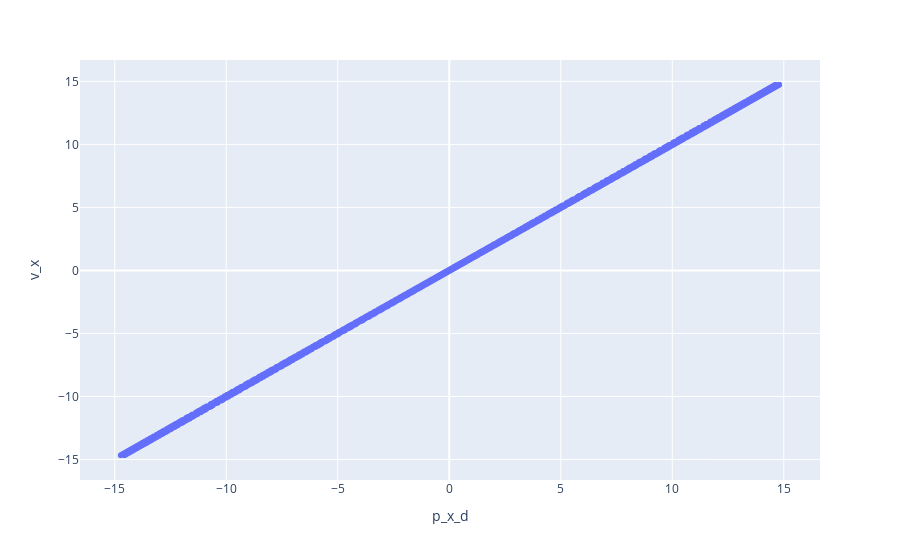

Here is the notebook cell this chart was saved with:
### Markdown cell above
**Megoldás:** 4. Sebességértékek összehasonlítása

### Code cell
fig = px.scatter(df.iloc[1:,:], x = 'p_x_d', y = 'v_x')
fig.show()

### Figure 1 — Plotly figure (JSON) as saved in the notebook; plotly's stock layout.template omitted (floating-point values rounded to 4 significant figures; data arrays with more than 128 entries replaced by an {"elided": "..."} marker saying what was removed)
{"data": [{"hovertemplate": "p_x_d=%{x}<br>v_x=%{y}<extra></extra>", "legendgroup": "", "marker": {"color": "#636efa", "symbol": "circle"}, "mode": "markers", "name": "", "showlegend": false, "type": "scattergl", "x": {"elided": "3780 float values"}, "xaxis": "x", "y": {"elided": "3780 float values"}, "yaxis": "y"}], "layout": {"legend": {"tracegroupgap": 0}, "margin": {"t": 60}, "xaxis": {"anchor": "y", "domain": [0, 1], "title": {"text": "p_x_d"}}, "yaxis": {"anchor": "x", "domain": [0, 1], "title": {"text": "v_x"}}}}
